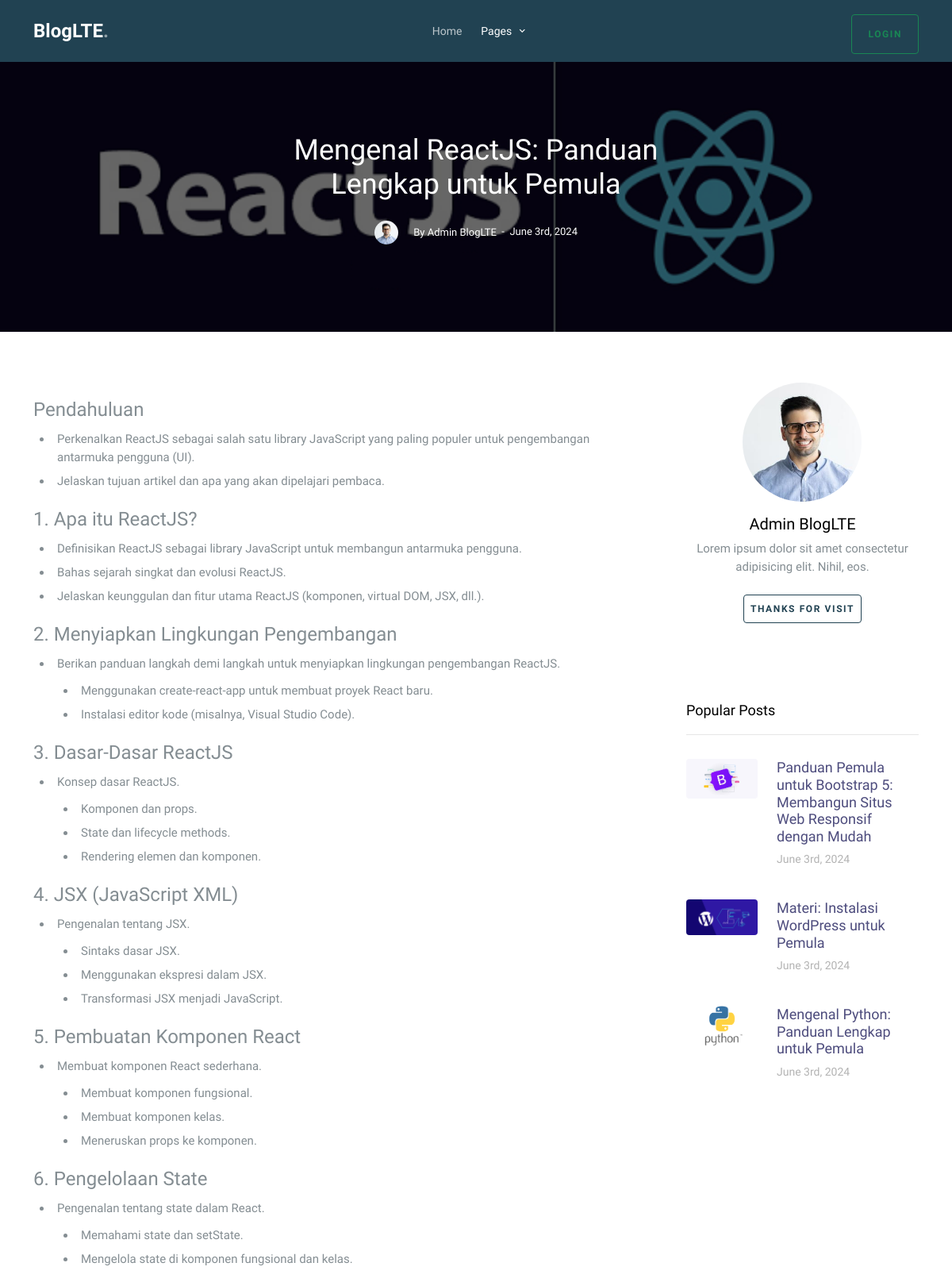
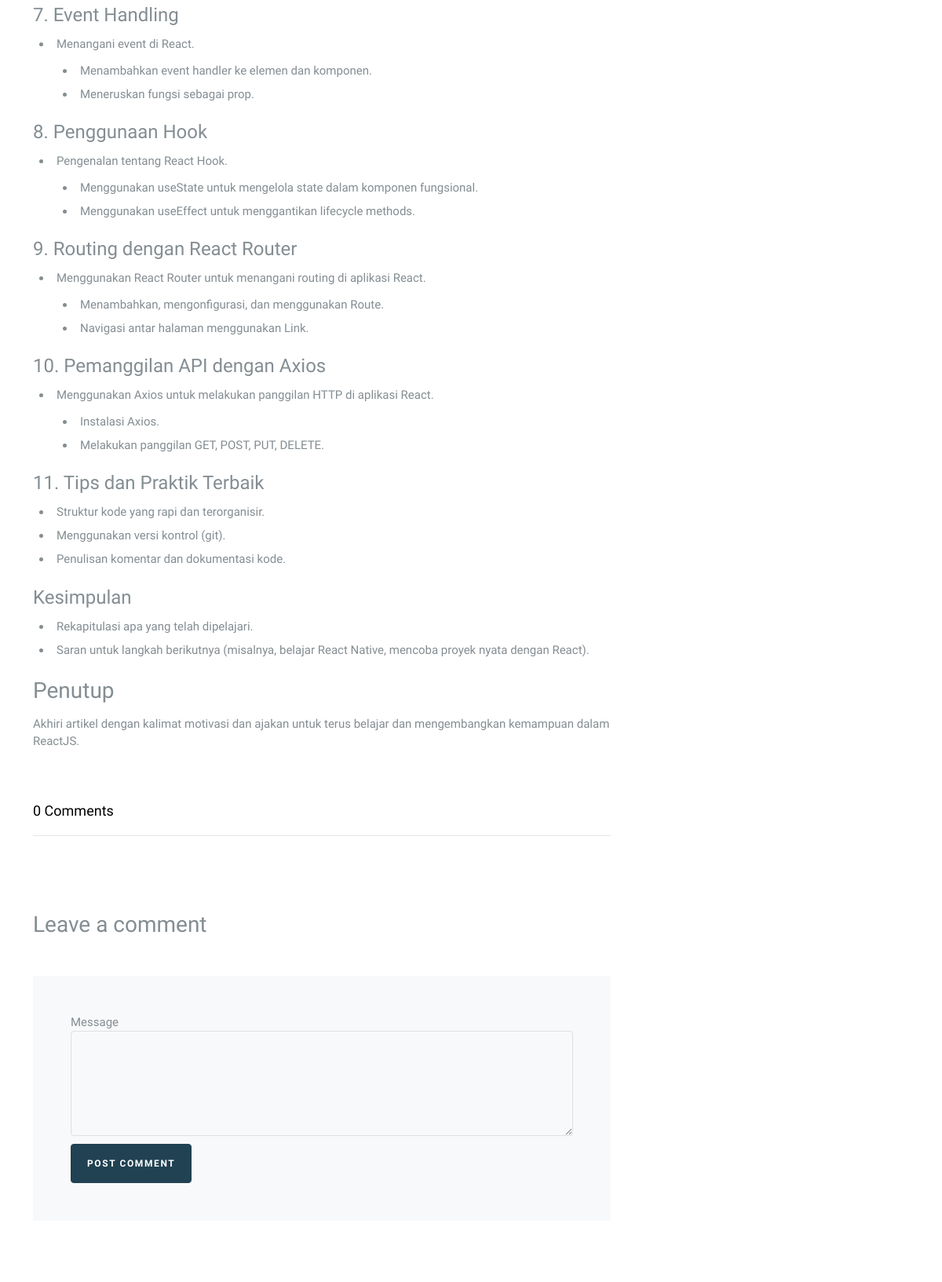
The page /article.php?id=6 (upper part) on the database its author committed (2 pictures, top to bottom).
### tables this page shows
CREATE TABLE `blog` (
  `id` int NOT NULL,
  `tanggal` date NOT NULL,
  `title` varchar(255) NOT NULL,
  `body` longtext NOT NULL,
  `thumbnail` varchar(255) NOT NULL,
  `deskripsi` longtext NOT NULL,
  `user_id` int NOT NULL
);

CREATE TABLE `user` (
  `id` int NOT NULL,
  `name` varchar(255) NOT NULL,
  `email` varchar(50) NOT NULL,
  `role` enum('admin','member') NOT NULL DEFAULT 'member',
  `password` varchar(255) NOT NULL
);

### article.php (the view, shortened to what this page needs)
<!doctype html>
<html lang="en">
<?php
require ('config/koneksi.php');
$id = $_GET['id'];
function komentarDetails()
{
  global $koneksi;
  $id = $_GET['id'];
  $sql = "SELECT komentar.id, komentar.text, komentar.tanggal, user.name AS user_name
            FROM komentar
            JOIN user ON komentar.user_id = user.id
            WHERE komentar.blog_id = $id
            ORDER BY tanggal ASC";
  $result = mysqli_query($koneksi, $sql);
  return mysqli_fetch_all($result, MYSQLI_ASSOC);
}
function blogDetails()
{
  global $id, $koneksi;
  $sql = "SELECT blog.id, blog.title, blog.body, blog.thumbnail, blog.deskripsi, blog.tanggal, user.name AS user_name
            FROM blog
            JOIN user ON blog.user_id = user.id
            WHERE blog.id = $id";
  $result = mysqli_query($koneksi, $sql);
  return mysqli_fetch_assoc($result);
}
function blogItems()
{
  global $koneksi;
  $sql = "SELECT blog.id,blog.title, blog.thumbnail, blog.deskripsi, blog.tanggal, user.name AS user_name
            FROM blog
            JOIN user ON blog.user_id = user.id
            ORDER BY blog.id DESC";
  $result = mysqli_query($koneksi, $sql);
  return mysqli_fetch_all($result, MYSQLI_ASSOC);
}
function formatDate($date)
{
  $str = strtotime($date);
  $new_date = date("F jS, Y", $str);
  return $new_date;
}
?>
<head>
  <link rel="stylesheet" href="fonts/icomoon/style.css">
  <link rel="stylesheet" href="fonts/flaticon/font/flaticon.css">
  <link rel="stylesheet" href="https://cdn.jsdelivr.net/npm/bootstrap-icons@1.8.1/font/bootstrap-icons.css">
  <link rel="stylesheet" href="css/tiny-slider.css">
  <link rel="stylesheet" href="css/aos.css">
  <link rel="stylesheet" href="css/glightbox.min.css">
  <link rel="stylesheet" href="css/style.css">
  <link rel="stylesheet" href="css/flatpickr.min.css">
</head>
<body>
  <nav class="site-nav">
    <div class="container">
      <div class="menu-bg-wrap">
        <div class="site-navigation">
          <div class="row g-0 align-items-center">
            <div class="col-2">
              <a href="index.php" class="logo m-0 float-start">BlogLTE<span class="text-primary">.</span></a>
            </div>
            <div class="col-8 text-center">
              <ul class="js-clone-nav d-none d-lg-inline-block text-start site-menu mx-auto">
                <li><a href="index.php">Home</a></li>
                <li class="has-children active">
                  <a href="list.php">Pages</a>
                </li>
              </ul>
            </div>
            <div class="col-2 text-end">
              <?php if (isset($_SESSION['user'])): ?>
                <a href="logout.php" class="btn btn-sm btn-outline-danger mt-2 d-none d-lg-inline-block">Logout</a>
              <?php elseif (!isset($_SESSION['user'])): ?>
                <a href="login.php" class="btn btn-sm btn-outline-success mt-2 d-none d-lg-inline-block">Login</a>
              <?php endif; ?>
            </div>
          </div>
        </div>
      </div>
    </div>
  </nav>
  <div class="site-cover site-cover-sm same-height overlay single-page"
    style="background-image: url('<?= blogDetails()['thumbnail'] ?>');">
    <div class="container">
      <div class="row same-height justify-content-center">
        <div class="col-md-6">
          <div class="post-entry text-center">
            <h1 class="mb-4"><?= blogDetails()['title'] ?></h1>
            <div class="post-meta align-items-center text-center">
              <figure class="author-figure mb-0 me-3 d-inline-block"><img src="images/person_1.jpg" alt="Image"
                  class="img-fluid"></figure>
              <span class="d-inline-block mt-1">By <?= blogDetails()['user_name'] ?></span>
              <span>&nbsp;-&nbsp; <?= formatDate(blogDetails()['tanggal']) ?></span>
            </div>
          </div>
        </div>
      </div>
    </div>
  </div>
  <section class="section">
    <div class="container">
      <div class="row blog-entries element-animate">
        <div class="col-md-12 col-lg-8 main-content">
          <div class="post-content-body">
            <?= blogDetails()['body'] ?>
          </div>
          <div class="pt-5 comment-wrap" id="komentar">
            <h3 class="mb-5 heading"><?= (count(komentarDetails())) ?> Comments</h3>
            <div class="comment-form-wrap pt-5 mb-3">
              <h3 class="mb-5">Leave a comment</h3>
              <form onsubmit="konfirmasi(event)" id="formKomentar" method="post"
                action="proses.komentar.kirim.php?id=<?= $_GET['id'] ?>" class="p-5 bg-light">
                <div class="form-group">
                  <label for="message">Message</label>
                  <textarea name="text" id="text" cols="15" rows="5" class="form-control" required></textarea>
                </div>
                <div class="form-group">
                  <input type="submit" value="Post Comment" class="btn btn-primary">
                </div>
              </form>
            </div>
          </div>
        </div>
        <div class="col-md-12 col-lg-4 sidebar">
          <div class="sidebar-box ">
            <div class="bio text-center">
              <img src="images/person_1.jpg" alt="Image Placeholder" class="img-fluid mb-3">
              <div class="bio-body">
                <h2><?= blogDetails()['user_name'] ?></h2>
                <p class="mb-4">Lorem ipsum dolor sit amet consectetur adipisicing elit. Nihil, eos.</p>
                <p><a type="button" class="btn btn-outline-primary btn-sm rounded px-2 py-2">Thanks for visit</a></p>
                <p class="social">
                  <a href="#" class="p-2"><span class="fa fa-facebook"></span></a>
                  <a href="#" class="p-2"><span class="fa fa-twitter"></span></a>
                  <a href="#" class="p-2"><span class="fa fa-instagram"></span></a>
                  <a href="#" class="p-2"><span class="fa fa-youtube-play"></span></a>
                </p>
              </div>
            </div>
          </div>
          <div class="sidebar-box">
            <h3 class="heading">Popular Posts</h3>
            <div class="post-entry-sidebar">
              <ul>
                <li>
                  <a href="article.php?id=<?= blogItems()[0]['id'] ?>">
                    <img src="<?= blogItems()[0]['thumbnail'] ?>" alt="Image placeholder" class="me-4 rounded">
                    <div class="text">
                      <h4><?= blogItems()[0]['title'] ?></h4>
                      <div class="post-meta">
                        <span class="mr-2"><?= formatDate(blogItems()[0]['tanggal']) ?> </span>
                      </div>
                    </div>
                  </a>
                </li>
                <li>
                  <a href="article.php?id=<?= blogItems()[1]['id'] ?>">
                    <img src="<?= blogItems()[1]['thumbnail'] ?>" alt="Image placeholder" class="me-4 rounded">
                    <div class="text">
                      <h4><?= blogItems()[1]['title'] ?></h4>
                      <div class="post-meta">
                        <span class="mr-2"><?= formatDate(blogItems()[1]['tanggal']) ?> </span>
                      </div>
                    </div>
                  </a>
                </li>
                <li>
                  <a href="article.php?id=<?= blogItems()[2]['id'] ?></a>">
                    <img src="<?= blogItems()[2]['thumbnail'] ?>" alt="Image placeholder" class="me-4 rounded">
                    <div class="text">
                      <h4><?= blogItems()[2]['title'] ?></h4>
                      <div class="post-meta">
                        <span class="mr-2"><?= formatDate(blogItems()[2]['tanggal']) ?> </span>
                      </div>
                    </div>
                  </a>
                </li>
              </ul>
            </div>
          </div>
        </div>
      </div>
    </div>
  </section>
</body>
</html>

### rows shown on the page
blog: thumbnail (picture), title "Mengenal ReactJS: Panduan Lengkap untuk Pemula", user.name "Admin BlogLTE", tanggal "June 3rd, 2024", body "Pendahuluan Perkenalkan ReactJS sebagai salah satu library JavaScript yang paling populer untuk pengembangan antarmuka pengguna (UI). Jelaskan tujuan artikel dan apa yang akan dipelajari pembaca. 1. Apa itu ReactJS? Definisikan ReactJS sebagai library JavaScript untuk membangun antarmuka pengguna. Bahas sejarah singkat dan evolusi ReactJS. Jelaskan keunggulan dan fitur utama ReactJS (komponen, virtual DOM, JSX, dll.). 2. Menyiapkan Lingkungan Pengembangan Berikan panduan langkah demi langkah untuk menyiapkan lingkungan pengembangan ReactJS. Menggunakan create-react-app untuk membuat proyek React baru. Instalasi editor kode (misalnya, Visual Studio Code). 3. Dasar-Dasar ReactJS Konsep dasar…"
blog: thumbnail (picture), title "Panduan Pemula untuk Bootstrap 5: Membangun Situs Web Responsif dengan Mudah", tanggal "June 3rd, 2024"
blog: thumbnail (picture), title "Materi: Instalasi WordPress untuk Pemula", tanggal "June 3rd, 2024"
blog: thumbnail (picture), title "Mengenal Python: Panduan Lengkap untuk Pemula", tanggal "June 3rd, 2024"

### other values the page prints
count(komentarDetails()) "0"
